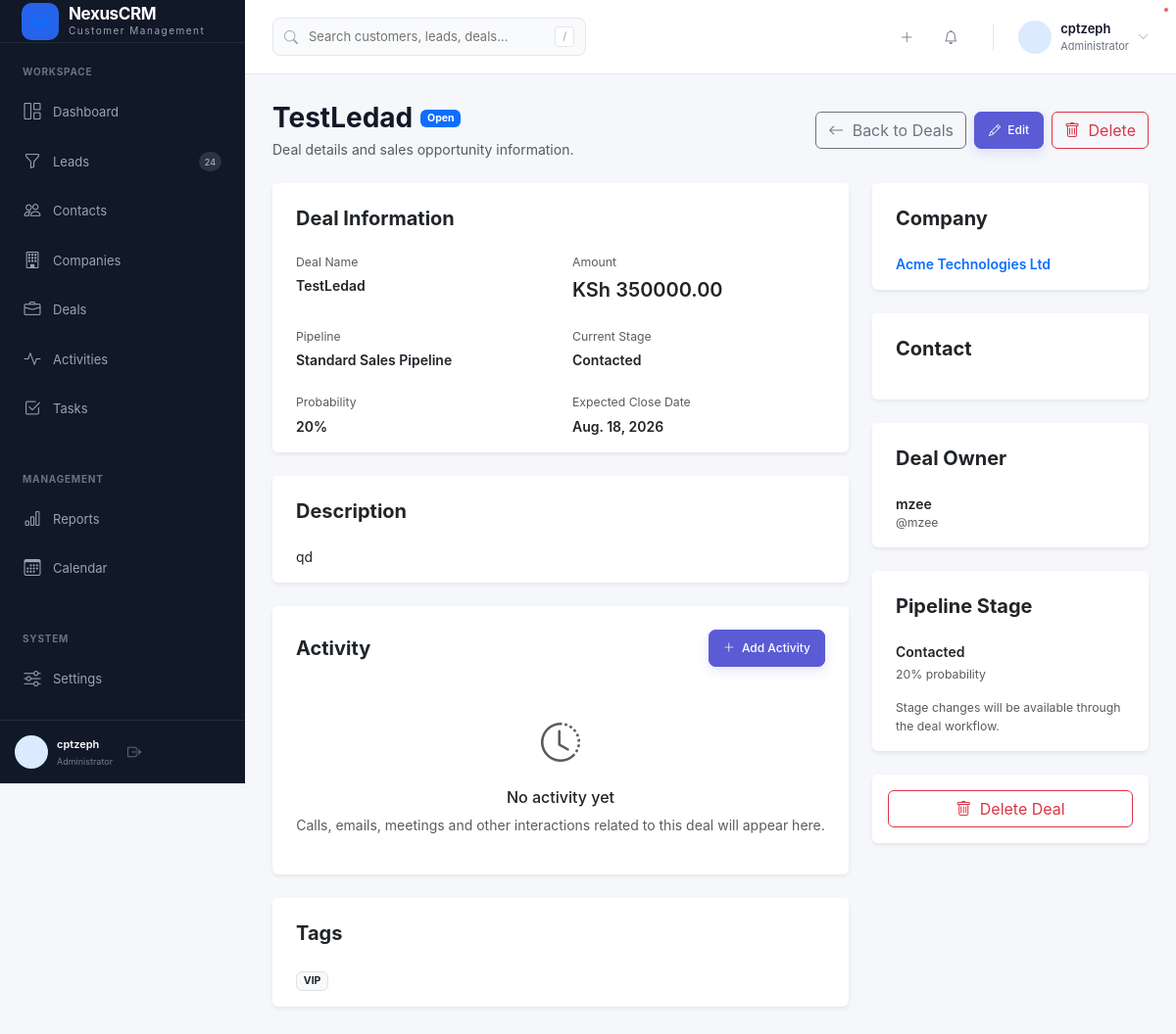
/deals/2/ (signed in), run on an earlier commit of the app's database.
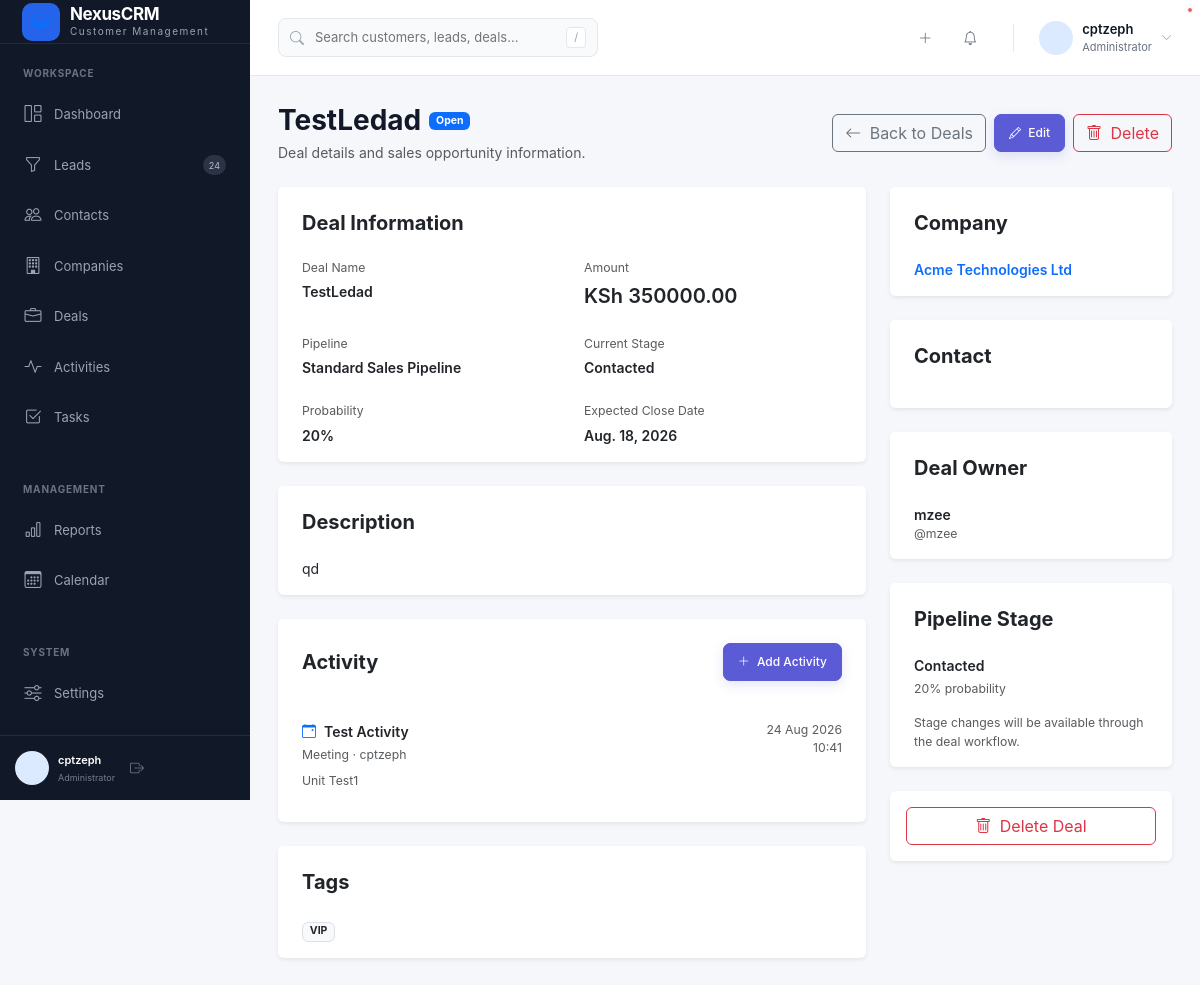
And on a later commit of the database.
### crmApp/models.py (models this page shows, shortened)
class Tag(models.Model):
    name = models.CharField(
        max_length=50,
        unique=True
    )
    created_at = models.DateTimeField(
        auto_now_add=True
    )
    class Meta:
        ordering = ["name"]

class Activity(models.Model):
    TYPE_CALL = "call"
    TYPE_EMAIL = "email"
    TYPE_MEETING = "meeting"
    TYPE_SMS = "sms"
    TYPE_OTHER = "other"
    TYPE_CHOICES = [
        (TYPE_CALL, "Call"),
        (TYPE_EMAIL, "Email"),
        (TYPE_MEETING, "Meeting"),
        (TYPE_SMS, "SMS"),
        (TYPE_OTHER, "Other"),
    ]
    subject = models.CharField(
        max_length=200
    )
    activity_type = models.CharField(
        max_length=30,
        choices=TYPE_CHOICES
    )
    description = models.TextField(
        blank=True
    )
    company = models.ForeignKey(
        Company,
        on_delete=models.CASCADE,
        null=True,
        blank=True,
        related_name="activities"
    )
    contact = models.ForeignKey(
        Contact,
        on_delete=models.CASCADE,
        null=True,
        blank=True,
        related_name="activities"
    )
    lead = models.ForeignKey(
        Lead,
        on_delete=models.CASCADE,
        null=True,
        blank=True,
        related_name="activities"
    )
    deal = models.ForeignKey(
        Deal,
        on_delete=models.CASCADE,
        null=True,
        blank=True,
        related_name="activities"
    )
    assigned_to = models.ForeignKey(
        User,
        on_delete=models.SET_NULL,
        null=True,
        blank=True,
        related_name="activities"
    )
    activity_date = models.DateTimeField()
    created_by = models.ForeignKey(
        User,
        on_delete=models.SET_NULL,
        null=True,
        related_name="created_activities"
    )
    created_at = models.DateTimeField(
        auto_now_add=True
    )
    class Meta:
        ordering = ["-activity_date"]
        indexes = [
            models.Index(fields=["activity_date"]),
            models.Index(fields=["activity_type"]),
            models.Index(fields=["assigned_to"]),
        ]

### crmApp/views.py (the view)
# urls.py: path("deals/<int:pk>/", views.deal_detail, name="deal_detail"),
@login_required
def deal_detail(request, pk):
    deal = get_object_or_404(
        Deal.objects.select_related(
            "company",
            "contact",
            "pipeline",
            "stage",
            "owner",
        ).prefetch_related(
            "tags",
            "activities",
        ),
        pk=pk,
    )
    context = {
        "deal": deal,
        "activities": deal.activities.all(),
        "can_edit": can_edit_deal(
            request.user,
            deal
        ),
        "can_delete": can_delete_deal(
            request.user,
            deal
        ),
        "can_change_stage": can_change_deal_stage(
            request.user,
            deal
        ),
        "can_create_activity": can_manage_activities(
            request.user
        ),
    }
    return render(
        request,
        "crmApp/deals/detail.html",
        context
    )

### crmApp/context_processors.py (called while the page is built, shortened)
def crm_permissions(request):
    user = request.user
    role = get_user_role(user)
    return {
        "crm_role": role,
        "can_create_records": can_create(user),
        "can_edit_all_records": role in {
            ROLE_ADMIN,
            ROLE_MANAGER,
            ROLE_SUPPORT,
        },
        "can_delete_records": role in {
            ROLE_ADMIN,
            ROLE_MANAGER,
        },
    }

### crmApp/permissions.py (called while the page is built)
def get_user_role(user):
    if not user or not user.is_authenticated:
        return None
    if user.is_superuser:
        return ROLE_ADMIN
    profile = getattr(user, "profile", None)
    if not profile:
        return ROLE_VIEWER
    return profile.role

def can_create(user):
    role = get_user_role(user)
    return role in {
        ROLE_ADMIN,
        ROLE_MANAGER,
        ROLE_SALES,
    }

def can_edit(user, obj):
    role = get_user_role(user)
    if role in {
        ROLE_ADMIN,
        ROLE_MANAGER,
    }:
        return True
    if role == ROLE_SALES:
        return obj.owner_id == user.id
    return False

def can_delete(user, obj):
    role = get_user_role(user)
    return role in {
        ROLE_ADMIN,
        ROLE_MANAGER,
    }

### templates/crmApp/deals/detail.html (shortened to what the changed rows need)
{% extends "crmApp/base.html" %}
{% block content %}
<div class="container-fluid px-0">
    <div class="d-flex justify-content-between align-items-center mb-4">
        <div>
            <div class="d-flex align-items-center gap-2 mb-1">
                <h1 class="h3 fw-bold mb-0">
                    {{ deal.name }}
                </h1>
            </div>
        </div>
    </div>
    <div class="row g-4">
        <div class="col-lg-8">
            <div class="card border-0 shadow-sm mb-4">
    <div class="card-body px-4">
        {% if activities %}
            <div class="list-group list-group-flush">
                {% for activity in activities %}
                    <a
                        href="{% url 'activity_detail' activity.pk %}"
                        class="list-group-item list-group-item-action px-0 py-3"
                    >
                        <div class="d-flex justify-content-between">
                            <div>
                                <div class="d-flex align-items-center gap-2">
                                    {% if activity.activity_type == "call" %}
                                        <i class="bi bi-telephone text-primary"></i>
                                    {% elif activity.activity_type == "email" %}
                                        <i class="bi bi-envelope text-primary"></i>
                                    {% elif activity.activity_type == "meeting" %}
                                        <i class="bi bi-calendar-event text-primary"></i>
                                    {% elif activity.activity_type == "sms" %}
                                        <i class="bi bi-chat-text text-primary"></i>
                                    {% else %}
                                        <i class="bi bi-activity text-primary"></i>
                                    {% endif %}
                                    <span class="fw-semibold">
                                        {{ activity.subject }}
                                    </span>
                                </div>
                                <div class="small text-muted mt-1">
                                    {{ activity.get_activity_type_display }}
                                    {% if activity.assigned_to %}
                                        ·
                                        {{ activity.assigned_to.get_full_name|default:activity.assigned_to.username }}
                                    {% endif %}
                                </div>
                                {% if activity.description %}
                                    <div class="small text-muted mt-2">
                                        {{ activity.description|truncatewords:25 }}
                                    </div>
                                {% endif %}
                            </div>
                            <div class="text-end">
                                <div class="small text-muted">
                                    {{ activity.activity_date|date:"d M Y" }}
                                </div>
                                <div class="small text-muted">
                                    {{ activity.activity_date|date:"H:i" }}
                                </div>
                            </div>
                        </div>
                    </a>
                {% endfor %}
            </div>
        {% else %}
            <div class="text-center py-4">
                <i class="bi bi-clock-history fs-1 text-muted"></i>
                <h6 class="mt-3">
                    No activity yet
                </h6>
                <p class="text-muted mb-0">
                    Calls, emails, meetings and other interactions
                    related to this deal will appear here.
                </p>
            </div>
        {% endif %}
    </div>
            </div>
            <div class="card border-0 shadow-sm">
                <div class="card-body px-4">
                    {% if deal.tags.all %}
                        {% for tag in deal.tags.all %}
                            <span class="badge bg-light text-dark border me-1">
                                {{ tag.name }}
                            </span>
                        {% empty %}
                            <span class="text-muted">
                                No tags assigned.
                            </span>
                        {% endfor %}
                    {% else %}
                        <span class="text-muted">
                            No tags assigned.
                        </span>
                    {% endif %}
                </div>
            </div>
        </div>
    </div>
</div>
{% endblock %}

What changed in the data, as far as the page shows it:
added Activity: subject "Test Activity", activity_type "Meeting", assigned_to.get_full_name "cptzeph", description "Unit Test1", activity_date "24 Aug 2026", activity_date "10:41"
Also different on the page:
text no longer shown: "No activity yet Calls, emails, meetings and other interactions related to this deal will appear here."
